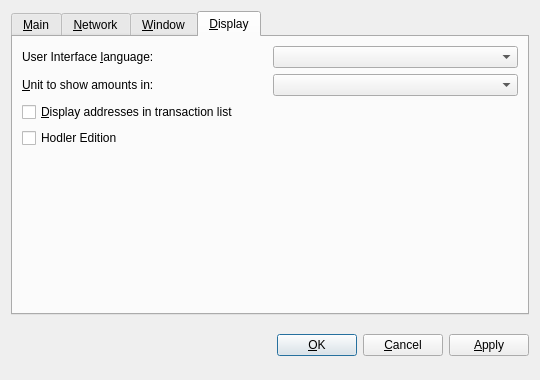
<?xml version="1.0" encoding="UTF-8"?>
<ui version="4.0">
 <class>OptionsDialog</class>
 <widget class="QDialog" name="OptionsDialog">
  <property name="geometry">
   <rect>
    <x>0</x>
    <y>0</y>
    <width>540</width>
    <height>380</height>
   </rect>
  </property>
  <property name="windowTitle">
   <string>Options</string>
  </property>
  <property name="modal">
   <bool>true</bool>
  </property>
  <layout class="QVBoxLayout" name="verticalLayout">
   <item>
    <widget class="QTabWidget" name="tabWidget">
     <property name="tabPosition">
      <enum>QTabWidget::North</enum>
     </property>
     <property name="currentIndex">
      <number>3</number>
     </property>
     <widget class="QWidget" name="tabMain">
      <attribute name="title">
       <string>&amp;Main</string>
      </attribute>
      <layout class="QVBoxLayout" name="verticalLayout_Main">
       <item>
        <widget class="QLabel" name="transactionFeeInfoLabel">
         <property name="text">
          <string>Optional transaction fee per kB that helps make sure your transactions are processed quickly. Most transactions are 1 kB. Fee 0.01 recommended.</string>
         </property>
         <property name="textFormat">
          <enum>Qt::PlainText</enum>
         </property>
         <property name="wordWrap">
          <bool>true</bool>
         </property>
        </widget>
       </item>
       <item>
        <layout class="QHBoxLayout" name="horizontalLayout_Main">
         <item>
          <widget class="QLabel" name="transactionFeeLabel">
           <property name="text">
            <string>Pay transaction &amp;fee</string>
           </property>
           <property name="textFormat">
            <enum>Qt::PlainText</enum>
           </property>
           <property name="buddy">
            <cstring>transactionFee</cstring>
           </property>
          </widget>
         </item>
         <item>
          <widget class="BitcoinAmountField" name="transactionFee"/>
         </item>
         <item>
          <spacer name="horizontalSpacer_Main">
           <property name="orientation">
            <enum>Qt::Horizontal</enum>
           </property>
           <property name="sizeHint" stdset="0">
            <size>
             <width>40</width>
             <height>20</height>
            </size>
           </property>
          </spacer>
         </item>
        </layout>
       </item>
       <item>
        <widget class="QCheckBox" name="bitcoinAtStartup">
         <property name="toolTip">
          <string>Automatically start NyanCoin after logging in to the system.</string>
         </property>
         <property name="text">
          <string>&amp;Start NyanCoin on system login</string>
         </property>
        </widget>
       </item>
       <item>
        <widget class="QCheckBox" name="detachDatabases">
         <property name="toolTip">
          <string>Detach block and address databases at shutdown. This means they can be moved to another data directory, but it slows down shutdown. The wallet is always detached.</string>
         </property>
         <property name="text">
          <string>&amp;Detach databases at shutdown</string>
         </property>
        </widget>
       </item>
       <item>
        <spacer name="verticalSpacer_Main">
         <property name="orientation">
          <enum>Qt::Vertical</enum>
         </property>
         <property name="sizeHint" stdset="0">
          <size>
           <width>20</width>
           <height>40</height>
          </size>
         </property>
        </spacer>
       </item>
      </layout>
     </widget>
     <widget class="QWidget" name="tabNetwork">
      <attribute name="title">
       <string>&amp;Network</string>
      </attribute>
      <layout class="QVBoxLayout" name="verticalLayout_Network">
       <item>
        <widget class="QCheckBox" name="mapPortUpnp">
         <property name="toolTip">
          <string>Automatically open the NyanCoin client port on the router. This only works when your router supports UPnP and it is enabled.</string>
         </property>
         <property name="text">
          <string>Map port using &amp;UPnP</string>
         </property>
        </widget>
       </item>
       <item>
        <widget class="QCheckBox" name="connectSocks">
         <property name="toolTip">
          <string>Connect to the NyanCoin network through a SOCKS proxy (e.g. when connecting through Tor).</string>
         </property>
         <property name="text">
          <string>&amp;Connect through SOCKS proxy:</string>
         </property>
        </widget>
       </item>
       <item>
        <layout class="QHBoxLayout" name="horizontalLayout_Network">
         <item>
          <widget class="QLabel" name="proxyIpLabel">
           <property name="text">
            <string>Proxy &amp;IP:</string>
           </property>
           <property name="textFormat">
            <enum>Qt::PlainText</enum>
           </property>
           <property name="buddy">
            <cstring>proxyIp</cstring>
           </property>
          </widget>
         </item>
         <item>
          <widget class="QValidatedLineEdit" name="proxyIp">
           <property name="maximumSize">
            <size>
             <width>140</width>
             <height>16777215</height>
            </size>
           </property>
           <property name="toolTip">
            <string>IP address of the proxy (e.g. 127.0.0.1)</string>
           </property>
          </widget>
         </item>
         <item>
          <widget class="QLabel" name="proxyPortLabel">
           <property name="text">
            <string>&amp;Port:</string>
           </property>
           <property name="textFormat">
            <enum>Qt::PlainText</enum>
           </property>
           <property name="buddy">
            <cstring>proxyPort</cstring>
           </property>
          </widget>
         </item>
         <item>
          <widget class="QLineEdit" name="proxyPort">
           <property name="maximumSize">
            <size>
             <width>55</width>
             <height>16777215</height>
            </size>
           </property>
           <property name="toolTip">
            <string>Port of the proxy (e.g. 9050)</string>
           </property>
          </widget>
         </item>
         <item>
          <widget class="QLabel" name="socksVersionLabel">
           <property name="text">
            <string>SOCKS &amp;Version:</string>
           </property>
           <property name="textFormat">
            <enum>Qt::PlainText</enum>
           </property>
           <property name="buddy">
            <cstring>socksVersion</cstring>
           </property>
          </widget>
         </item>
         <item>
          <widget class="QValueComboBox" name="socksVersion">
           <property name="toolTip">
            <string>SOCKS version of the proxy (e.g. 5)</string>
           </property>
          </widget>
         </item>
         <item>
          <spacer name="horizontalSpacer_Network">
           <property name="orientation">
            <enum>Qt::Horizontal</enum>
           </property>
           <property name="sizeHint" stdset="0">
            <size>
             <width>40</width>
             <height>20</height>
            </size>
           </property>
          </spacer>
         </item>
        </layout>
       </item>
       <item>
        <spacer name="verticalSpacer_Network">
         <property name="orientation">
          <enum>Qt::Vertical</enum>
         </property>
         <property name="sizeHint" stdset="0">
          <size>
           <width>20</width>
           <height>40</height>
          </size>
         </property>
        </spacer>
       </item>
      </layout>
     </widget>
     <widget class="QWidget" name="tabWindow">
      <attribute name="title">
       <string>&amp;Window</string>
      </attribute>
      <layout class="QVBoxLayout" name="verticalLayout_Window">
       <item>
        <widget class="QCheckBox" name="minimizeToTray">
         <property name="toolTip">
          <string>Show only a tray icon after minimizing the window.</string>
         </property>
         <property name="text">
          <string>&amp;Minimize to the tray instead of the taskbar</string>
         </property>
        </widget>
       </item>
       <item>
        <widget class="QCheckBox" name="minimizeOnClose">
         <property name="toolTip">
          <string>Minimize instead of exit the application when the window is closed. When this option is enabled, the application will be closed only after selecting Quit in the menu.</string>
         </property>
         <property name="text">
          <string>M&amp;inimize on close</string>
         </property>
        </widget>
       </item>
       <item>
        <spacer name="verticalSpacer_Window">
         <property name="orientation">
          <enum>Qt::Vertical</enum>
         </property>
         <property name="sizeHint" stdset="0">
          <size>
           <width>20</width>
           <height>40</height>
          </size>
         </property>
        </spacer>
       </item>
      </layout>
     </widget>
     <widget class="QWidget" name="tabDisplay">
      <attribute name="title">
       <string>&amp;Display</string>
      </attribute>
      <layout class="QVBoxLayout" name="verticalLayout_Display">
       <item>
        <layout class="QHBoxLayout" name="horizontalLayout_1_Display">
         <item>
          <widget class="QLabel" name="langLabel">
           <property name="text">
            <string>User Interface &amp;language:</string>
           </property>
           <property name="textFormat">
            <enum>Qt::PlainText</enum>
           </property>
           <property name="buddy">
            <cstring>lang</cstring>
           </property>
          </widget>
         </item>
         <item>
          <widget class="QValueComboBox" name="lang">
           <property name="toolTip">
            <string>The user interface language can be set here. This setting will take effect after restarting NyanCoin.</string>
           </property>
          </widget>
         </item>
        </layout>
       </item>
       <item>
        <layout class="QHBoxLayout" name="horizontalLayout_2_Display">
         <item>
          <widget class="QLabel" name="unitLabel">
           <property name="text">
            <string>&amp;Unit to show amounts in:</string>
           </property>
           <property name="textFormat">
            <enum>Qt::PlainText</enum>
           </property>
           <property name="buddy">
            <cstring>unit</cstring>
           </property>
          </widget>
         </item>
         <item>
          <widget class="QValueComboBox" name="unit">
           <property name="toolTip">
            <string>Choose the default subdivision unit to show in the interface and when sending coins.</string>
           </property>
          </widget>
         </item>
        </layout>
       </item>
       <item>
        <widget class="QCheckBox" name="displayAddresses">
         <property name="toolTip">
          <string>Whether to show NyanCoin addresses in the transaction list or not.</string>
         </property>
         <property name="text">
          <string>&amp;Display addresses in transaction list</string>
         </property>
        </widget>
       </item>
       <item>
        <widget class="QCheckBox" name="hodlerEdition">
         <property name="text">
          <string>Hodler Edition</string>
         </property>
        </widget>
       </item>
       <item>
        <spacer name="verticalSpacer_Display">
         <property name="orientation">
          <enum>Qt::Vertical</enum>
         </property>
         <property name="sizeHint" stdset="0">
          <size>
           <width>20</width>
           <height>40</height>
          </size>
         </property>
        </spacer>
       </item>
      </layout>
     </widget>
    </widget>
   </item>
   <item>
    <layout class="QHBoxLayout" name="horizontalLayout_Buttons">
     <item>
      <spacer name="horizontalSpacer_1">
       <property name="orientation">
        <enum>Qt::Horizontal</enum>
       </property>
       <property name="sizeHint" stdset="0">
        <size>
         <width>40</width>
         <height>48</height>
        </size>
       </property>
      </spacer>
     </item>
     <item>
      <widget class="QLabel" name="statusLabel">
       <property name="font">
        <font>
         <weight>75</weight>
         <bold>true</bold>
        </font>
       </property>
       <property name="text">
        <string/>
       </property>
       <property name="textFormat">
        <enum>Qt::PlainText</enum>
       </property>
       <property name="wordWrap">
        <bool>true</bool>
       </property>
      </widget>
     </item>
     <item>
      <spacer name="horizontalSpacer_2">
       <property name="orientation">
        <enum>Qt::Horizontal</enum>
       </property>
       <property name="sizeHint" stdset="0">
        <size>
         <width>40</width>
         <height>48</height>
        </size>
       </property>
      </spacer>
     </item>
     <item>
      <widget class="QPushButton" name="okButton">
       <property name="text">
        <string>&amp;OK</string>
       </property>
      </widget>
     </item>
     <item>
      <widget class="QPushButton" name="cancelButton">
       <property name="text">
        <string>&amp;Cancel</string>
       </property>
       <property name="autoDefault">
        <bool>false</bool>
       </property>
      </widget>
     </item>
     <item>
      <widget class="QPushButton" name="applyButton">
       <property name="text">
        <string>&amp;Apply</string>
       </property>
       <property name="autoDefault">
        <bool>false</bool>
       </property>
       <property name="default">
        <bool>false</bool>
       </property>
       <property name="flat">
        <bool>false</bool>
       </property>
      </widget>
     </item>
    </layout>
   </item>
  </layout>
 </widget>
 <customwidgets>
  <customwidget>
   <class>BitcoinAmountField</class>
   <extends>QSpinBox</extends>
   <header>bitcoinamountfield.h</header>
  </customwidget>
  <customwidget>
   <class>QValueComboBox</class>
   <extends>QComboBox</extends>
   <header>qvaluecombobox.h</header>
  </customwidget>
  <customwidget>
   <class>QValidatedLineEdit</class>
   <extends>QLineEdit</extends>
   <header>qvalidatedlineedit.h</header>
  </customwidget>
 </customwidgets>
 <resources/>
 <connections/>
</ui>
